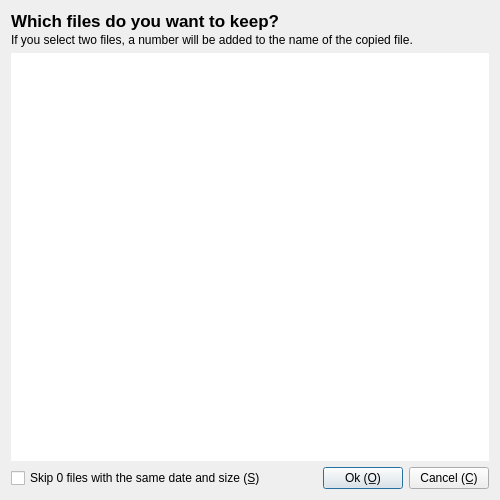
<?xml version="1.0" encoding="UTF-8"?>
<ui version="4.0">
 <class>ConflictDecisionDialog</class>
 <widget class="QDialog" name="ConflictDecisionDialog">
  <property name="geometry">
   <rect>
    <x>0</x>
    <y>0</y>
    <width>500</width>
    <height>500</height>
   </rect>
  </property>
  <property name="font">
   <font>
    <family>Segoe UI</family>
    <stylestrategy>PreferAntialias</stylestrategy>
   </font>
  </property>
  <property name="windowTitle">
   <string>ConflictDecisionDialog</string>
  </property>
  <layout class="QVBoxLayout" name="verticalLayout_2">
   <item>
    <widget class="QWidget" name="widget" native="true">
     <layout class="QVBoxLayout" name="verticalLayout">
      <property name="spacing">
       <number>2</number>
      </property>
      <property name="leftMargin">
       <number>0</number>
      </property>
      <property name="topMargin">
       <number>0</number>
      </property>
      <property name="rightMargin">
       <number>0</number>
      </property>
      <property name="bottomMargin">
       <number>0</number>
      </property>
      <item>
       <widget class="QLabel" name="headerText1">
        <property name="font">
         <font>
          <family>Segoe UI</family>
          <pointsize>13</pointsize>
          <bold>true</bold>
          <stylestrategy>PreferAntialias</stylestrategy>
         </font>
        </property>
        <property name="text">
         <string>Which files do you want to keep?</string>
        </property>
       </widget>
      </item>
      <item>
       <widget class="QLabel" name="headerText2">
        <property name="text">
         <string>If you select two files, a number will be added to the name of the copied file.</string>
        </property>
       </widget>
      </item>
     </layout>
    </widget>
   </item>
   <item>
    <widget class="QWidget" name="widget_2" native="true">
     <layout class="QVBoxLayout" name="verticalLayout_3">
      <property name="leftMargin">
       <number>0</number>
      </property>
      <property name="topMargin">
       <number>0</number>
      </property>
      <property name="rightMargin">
       <number>0</number>
      </property>
      <property name="bottomMargin">
       <number>0</number>
      </property>
      <item>
       <widget class="QTableView" name="tableView">
        <property name="styleSheet">
         <string notr="true">QTableView {
	border: none;
	outline: none;
}

QTableView::item:focus {
	border: none;
	outline: none;
}</string>
        </property>
        <property name="frameShape">
         <enum>QFrame::NoFrame</enum>
        </property>
        <property name="selectionMode">
         <enum>QAbstractItemView::NoSelection</enum>
        </property>
        <property name="iconSize">
         <size>
          <width>32</width>
          <height>32</height>
         </size>
        </property>
        <property name="verticalScrollMode">
         <enum>QAbstractItemView::ScrollPerPixel</enum>
        </property>
        <property name="horizontalScrollMode">
         <enum>QAbstractItemView::ScrollPerPixel</enum>
        </property>
       </widget>
      </item>
     </layout>
    </widget>
   </item>
   <item>
    <widget class="QWidget" name="widget_3" native="true">
     <layout class="QHBoxLayout" name="horizontalLayout">
      <property name="leftMargin">
       <number>0</number>
      </property>
      <property name="topMargin">
       <number>0</number>
      </property>
      <property name="rightMargin">
       <number>0</number>
      </property>
      <property name="bottomMargin">
       <number>0</number>
      </property>
      <item>
       <widget class="QCheckBox" name="skipSameDateSizeCb">
        <property name="text">
         <string>Skip 0 files with the same date and size (S̲)</string>
        </property>
        <property name="shortcut">
         <string>S</string>
        </property>
       </widget>
      </item>
      <item>
       <spacer name="horizontalSpacer">
        <property name="orientation">
         <enum>Qt::Horizontal</enum>
        </property>
        <property name="sizeHint" stdset="0">
         <size>
          <width>64</width>
          <height>20</height>
         </size>
        </property>
       </spacer>
      </item>
      <item>
       <widget class="QPushButton" name="okBtn">
        <property name="text">
         <string>Ok (O̲)</string>
        </property>
        <property name="shortcut">
         <string>O</string>
        </property>
       </widget>
      </item>
      <item>
       <widget class="QPushButton" name="cancelBtn">
        <property name="text">
         <string>Cancel (C̲)</string>
        </property>
        <property name="shortcut">
         <string>C</string>
        </property>
       </widget>
      </item>
     </layout>
    </widget>
   </item>
  </layout>
 </widget>
 <resources/>
 <connections/>
</ui>
